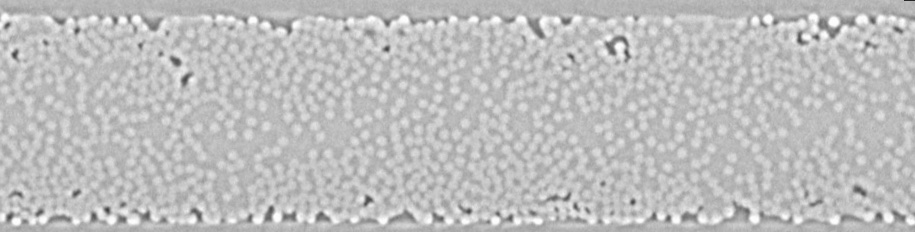
#> input picture Data/TapeA.jpg, 915 x 232 px; its folder holds 4 pictures in this run
$ python WatershedV3T.py   (older library calls are emulated)
#> lines starting #> are read from the running program, lines starting #| are printed output that depends on the picture; after the words box and inside, x2 and y2 are one past the last pixel; in counts of white or black regions, pixels touching at a corner belong together
import cv2 as cv
import imutils
import numpy as np
# from matplotlib import pyplot as plt
# from matplotlib import image as mpimg
import os
import statistics as stat
from scipy import ndimage
from skimage.feature import peak_local_max
from skimage.segmentation import watershed
import pandas as pd
import math

# import sys

# PARAMETERS:
# System:
input_file = ["TapeA", ".jpg"]
output_file = [input_file[0], ".png", "Watershed.csv"]
path_R_input = "../Data"
path_R_output = "../Data Processed/Watershed"

# Watershed
F_mean = 5
F_RE = 1 / 3  # strandard deviations
E_RE = math.exp(-F_RE)
R_min = F_mean * (1 - F_RE)
MinDist = int(R_min - 1)

PyrFilt1 = 14  # iterations
PyrFilt2 = 12  # strength

# Extra Processing
ke = 3  # kernel
FitEllipse = True

# Display
Show_In = True
Show_PyrFilt = True
Show_Otsu = True
Show_Boundary = True
Show_Shapes = True
Show_Fibers = True
Show_Output = True

Show_Fitted = True
Show_Center = True
Col_ShapeCenter = (255, 255, 255)
Col_Boundary = (0, 255, 0)
Col_FiberCircle = (0, 0, 255)
Col_Background = (100, 100, 100)

Print_Matrix = True
Print_Output = True

# IMAGE PROCESSING
# Open image
path_script = os.path.dirname(__file__)
path = os.path.join(path_script, path_R_input, (input_file[0] + input_file[1]))
img = cv.imread(path)
#> img is the input picture: shape (232, 915, 3); min 39, max 255, mean 190.2
if Show_In: cv.imshow('Input', img)
height, width, _ = img.shape
#> height = 232; width = 915

# Smoothing / de-noising
imgPMSF = cv.pyrMeanShiftFiltering(img, PyrFilt1, PyrFilt2)
if Show_PyrFilt: cv.imshow('imagePMSF', imgPMSF)
# Otsu binarization
gray = cv.cvtColor(imgPMSF, cv.COLOR_BGR2GRAY)
imgTSH = cv.threshold(gray, 0, 255, cv.THRESH_BINARY | cv.THRESH_OTSU)[1]
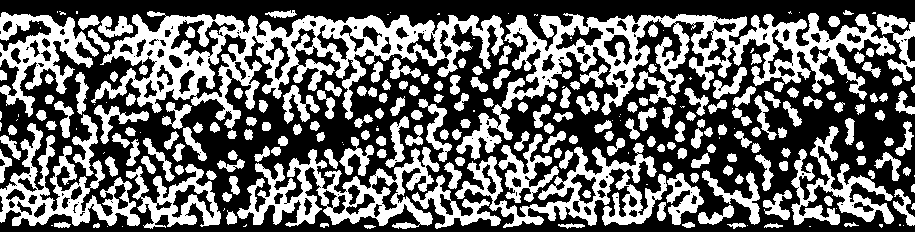
#> imgTSH: shape (232, 915); 41.4% white; 263 white regions (59 under 20 px), largest, box (x1, y1, x2, y2) and area: (91, 11, 504, 129) 15857, (456, 13, 896, 160) 14869, (237, 147, 440, 229) 6150
if ke != 0:  # erode-dilate
    kernel = np.ones((ke, ke), np.uint8)
    imgTSH = cv.dilate(cv.erode(imgTSH, kernel), kernel)
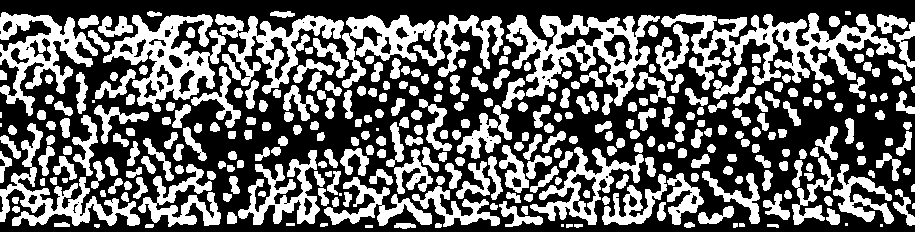
#> imgTSH: shape (232, 915); 39.9% white; 329 white regions (9 under 20 px), largest, box (x1, y1, x2, y2) and area: (661, 13, 895, 90) 6317, (506, 15, 660, 106) 5258, (103, 14, 226, 112) 4667
if Show_Otsu: cv.imshow("Thresh", imgTSH)

# WATERSHED
D = ndimage.distance_transform_edt(imgTSH)
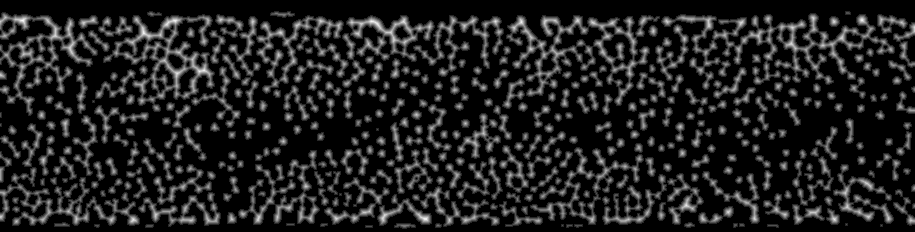
#> D: shape (232, 915) float64; min 0, max 6.32, mean 0.809; drawn with min black and max white
localMax = peak_local_max(D, indices=False, min_distance=MinDist, labels=imgTSH)
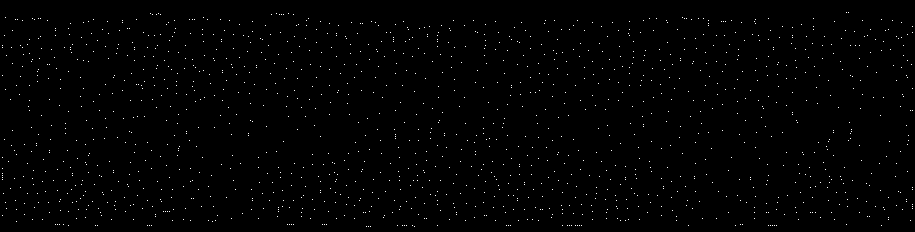
#> localMax: shape (232, 915) bool; 0.71% white in thin lines or dots
markers = ndimage.label(localMax, structure=np.ones((3, 3)))[0]
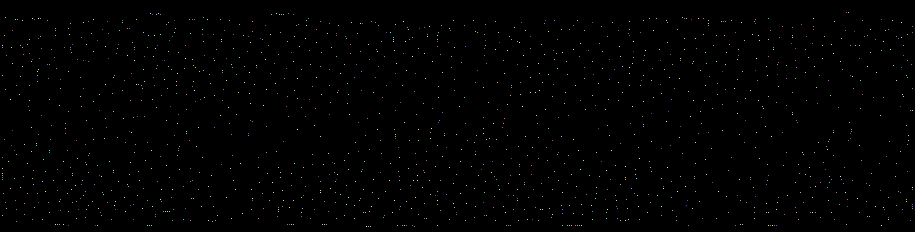
#> markers: shape (232, 915) int32; 1517 distinct labels, from 0 to 1516; one colour per label, 0 black
labels = watershed(-D, markers, mask=imgTSH)
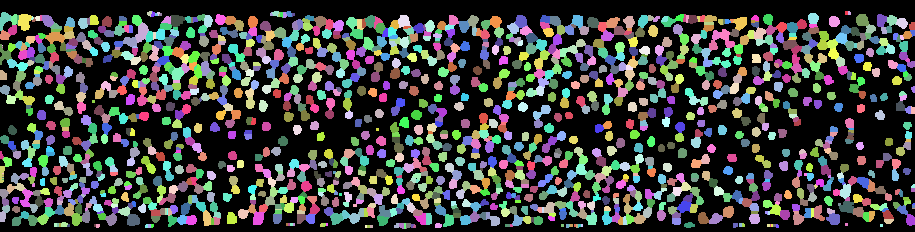
#> labels: shape (232, 915) int32; 1517 distinct labels, from 0 to 1516; one colour per label, 0 black

# setup
S = set([])  # shapes stats (radius)
Shapes = []
arr_out = np.zeros((height, width), dtype=int)
img_out = np.zeros((height, width, 3), np.uint8)
img_out[:] = Col_Background
img_B = cv.imread(path)
img_S = cv.imread(path)
CX = 0

for label in np.unique(labels):
    # eliminate background
    if label == 0:
        continue

    # mask and label region
    mask = np.zeros(gray.shape, dtype="uint8")
    mask[labels == label] = 255

    # find contours
    Cnts = cv.findContours(mask.copy(), cv.RETR_TREE, cv.CHAIN_APPROX_SIMPLE)
    cnts = imutils.grab_contours(Cnts)
    c = max(cnts, key=cv.contourArea)
    if Show_Boundary:
        cntsX = cv.findContours(imgTSH.copy(), cv.RETR_EXTERNAL, cv.CHAIN_APPROX_SIMPLE)
        cntsX = imutils.grab_contours(cntsX)
        for (i, cX) in enumerate(cnts):
            CX += 1
            cv.drawContours(img_B, [cX], -1, Col_Boundary, 1)

    # SHAPE FITTING
    # draw enclosing circle
    if not FitEllipse:
        circle = ((x, y), r) = cv.minEnclosingCircle(c)
        Shapes.append([x, y, r])
        if Show_Shapes and Show_Fitted and not FitEllipse:
            Col = (int((x / width) * 255), int((y / height) * 255), int(500 * (r - F_mean) ** 2))
            cv.circle(img_S, (int(x), int(y)), int(r), Col, 1)
        Shapes.append(r)
    # draw inscribed-bound ellipse
    if FitEllipse:
        # bounding box
        rect = (x, y), (w, h), Agl = cv.minAreaRect(c)
        box = cv.boxPoints(rect)
        box = np.int0(box)
        # ellipse
        # (x,y),(a,b),Agl = cv.fitEllipse(box)
        if Show_Shapes and Show_Fitted:
            Col = (int((x / width) * 255), int((y / height) * 255), int(200 * (w - h) ** 2))
            img_S = cv.ellipse(img_S, ((x, y), (w, h), Agl), Col, 1)
            img_S = cv.drawContours(img_S, [box], 0, Col, 1)
            # compute eccentricty
        if w > h:
            c = ((w ** 2) - (h ** 2)) ** (1 / 2)
            e = c / w
        else:
            c = ((h ** 2) - (w ** 2)) ** (1 / 2)
#> (the run stopped early here; a loop or call above may not have finished)
